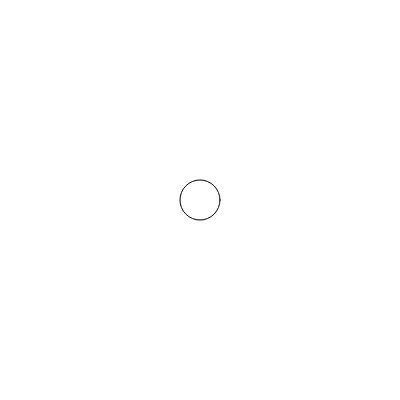
Frame 1 (no input)
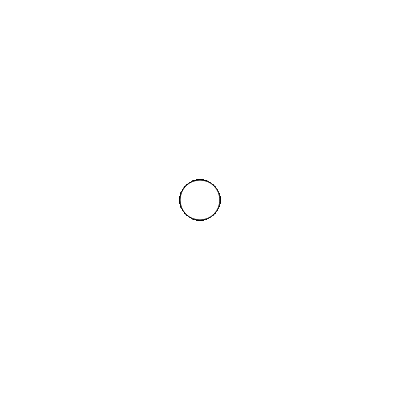
Frame 60 (no input)
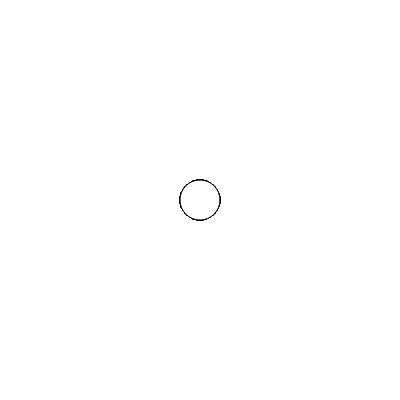
Frame 120 (the mouse pressed at the canvas centre since frame 60)

The p5.js sketch that drew these frames (run headless with seeded random() and noise() and a simulated clock; from frame 60 on, the mouse is pressed at the canvas centre):

// p5.js sketch
// ── sketch.js
function setup() {
  createCanvas(400, 400)
}

function draw() {
  ellipse(200, 200, 40, 40)
}
